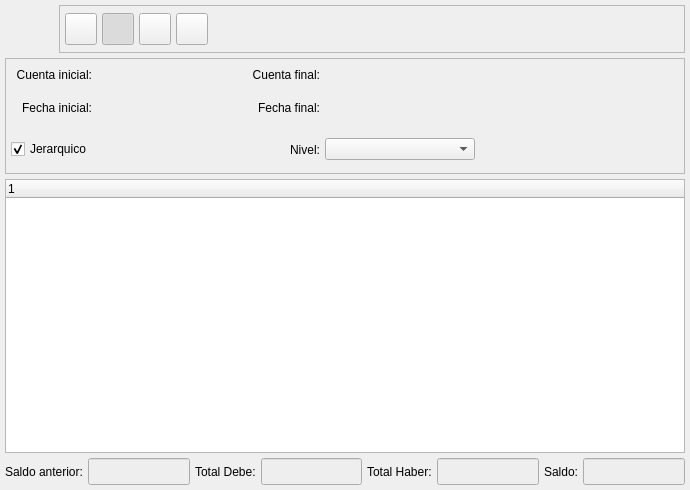
<ui version="4.0" >
 <author>Tomeu Borras Riera</author>
 <class>BalanceTreeBase</class>
 <widget class="QWidget" name="BalanceTreeBase" >
  <property name="geometry" >
   <rect>
    <x>0</x>
    <y>0</y>
    <width>690</width>
    <height>490</height>
   </rect>
  </property>
  <property name="windowTitle" >
   <string>Balance jerarquico de Cuentas</string>
  </property>
  <property name="windowIcon" >
   <iconset resource="../../../bulmages.qrc" >:/BulmaCont32x32/images/png/i_arbolBalance.xpm</iconset>
  </property>
  <layout class="QVBoxLayout" >
   <property name="spacing" >
    <number>5</number>
   </property>
   <property name="leftMargin" >
    <number>5</number>
   </property>
   <property name="topMargin" >
    <number>5</number>
   </property>
   <property name="rightMargin" >
    <number>5</number>
   </property>
   <property name="bottomMargin" >
    <number>5</number>
   </property>
   <item>
    <layout class="QHBoxLayout" >
     <property name="spacing" >
      <number>6</number>
     </property>
     <property name="leftMargin" >
      <number>0</number>
     </property>
     <property name="topMargin" >
      <number>0</number>
     </property>
     <property name="rightMargin" >
      <number>0</number>
     </property>
     <property name="bottomMargin" >
      <number>0</number>
     </property>
     <item>
      <widget class="QLabel" name="pixmapLabel1" >
       <property name="sizePolicy" >
        <sizepolicy vsizetype="Fixed" hsizetype="Fixed" >
         <horstretch>0</horstretch>
         <verstretch>0</verstretch>
        </sizepolicy>
       </property>
       <property name="minimumSize" >
        <size>
         <width>48</width>
         <height>48</height>
        </size>
       </property>
       <property name="maximumSize" >
        <size>
         <width>48</width>
         <height>48</height>
        </size>
       </property>
       <property name="pixmap" >
        <pixmap resource="../../../bulmages.qrc" >:/BulmaCont32x32/images/png/i_arbolBalance.xpm</pixmap>
       </property>
       <property name="scaledContents" >
        <bool>true</bool>
       </property>
      </widget>
     </item>
     <item>
      <widget class="QFrame" name="frame_3" >
       <property name="sizePolicy" >
        <sizepolicy vsizetype="Expanding" hsizetype="Expanding" >
         <horstretch>0</horstretch>
         <verstretch>0</verstretch>
        </sizepolicy>
       </property>
       <property name="maximumSize" >
        <size>
         <width>16777215</width>
         <height>48</height>
        </size>
       </property>
       <property name="frameShape" >
        <enum>QFrame::StyledPanel</enum>
       </property>
       <property name="frameShadow" >
        <enum>QFrame::Raised</enum>
       </property>
       <layout class="QHBoxLayout" >
        <property name="spacing" >
         <number>5</number>
        </property>
        <property name="leftMargin" >
         <number>5</number>
        </property>
        <property name="topMargin" >
         <number>5</number>
        </property>
        <property name="rightMargin" >
         <number>5</number>
        </property>
        <property name="bottomMargin" >
         <number>5</number>
        </property>
        <item>
         <widget class="QToolButton" name="mui_imprimir" >
          <property name="minimumSize" >
           <size>
            <width>32</width>
            <height>32</height>
           </size>
          </property>
          <property name="maximumSize" >
           <size>
            <width>32</width>
            <height>32</height>
           </size>
          </property>
          <property name="toolTip" >
           <string>Imprimir</string>
          </property>
          <property name="whatsThis" >
           <string>Imprimir</string>
          </property>
          <property name="text" >
           <string/>
          </property>
          <property name="icon" >
           <iconset resource="../../../bulmages.qrc" >:/Images/document-print.svg</iconset>
          </property>
          <property name="iconSize" >
           <size>
            <width>22</width>
            <height>22</height>
           </size>
          </property>
         </widget>
        </item>
        <item>
         <widget class="QToolButton" name="mui_filtrar" >
          <property name="minimumSize" >
           <size>
            <width>32</width>
            <height>32</height>
           </size>
          </property>
          <property name="maximumSize" >
           <size>
            <width>32</width>
            <height>32</height>
           </size>
          </property>
          <property name="toolTip" >
           <string>Filtrar</string>
          </property>
          <property name="whatsThis" >
           <string>Filtrar</string>
          </property>
          <property name="text" >
           <string/>
          </property>
          <property name="icon" >
           <iconset resource="../../../bulmages.qrc" >:/BulmaCont32x32/images/png/i_filter.xpm</iconset>
          </property>
          <property name="iconSize" >
           <size>
            <width>22</width>
            <height>22</height>
           </size>
          </property>
          <property name="checkable" >
           <bool>true</bool>
          </property>
          <property name="checked" >
           <bool>true</bool>
          </property>
         </widget>
        </item>
        <item>
         <widget class="QToolButton" name="mui_actualizar" >
          <property name="minimumSize" >
           <size>
            <width>32</width>
            <height>32</height>
           </size>
          </property>
          <property name="maximumSize" >
           <size>
            <width>32</width>
            <height>32</height>
           </size>
          </property>
          <property name="toolTip" >
           <string>Actualizar</string>
          </property>
          <property name="whatsThis" >
           <string>Actualizar</string>
          </property>
          <property name="text" >
           <string/>
          </property>
          <property name="icon" >
           <iconset resource="../../../bulmages.qrc" >:/Images/view-refresh.svg</iconset>
          </property>
          <property name="iconSize" >
           <size>
            <width>22</width>
            <height>22</height>
           </size>
          </property>
          <property name="checkable" >
           <bool>false</bool>
          </property>
          <property name="checked" >
           <bool>false</bool>
          </property>
         </widget>
        </item>
        <item>
         <widget class="QToolButton" name="mui_hojacalculo" >
          <property name="minimumSize" >
           <size>
            <width>32</width>
            <height>32</height>
           </size>
          </property>
          <property name="maximumSize" >
           <size>
            <width>32</width>
            <height>32</height>
           </size>
          </property>
          <property name="toolTip" >
           <string>Exportar a Hoja de Calculo</string>
          </property>
          <property name="whatsThis" >
           <string>Exportar a Hoja de Calculo</string>
          </property>
          <property name="text" >
           <string/>
          </property>
          <property name="icon" >
           <iconset resource="../../../bulmages.qrc" >:/BulmaCont32x32/images/png/i_estadisticas.xpm</iconset>
          </property>
          <property name="iconSize" >
           <size>
            <width>22</width>
            <height>22</height>
           </size>
          </property>
          <property name="checkable" >
           <bool>false</bool>
          </property>
          <property name="checked" >
           <bool>false</bool>
          </property>
         </widget>
        </item>
        <item>
         <spacer>
          <property name="orientation" >
           <enum>Qt::Horizontal</enum>
          </property>
          <property name="sizeType" >
           <enum>QSizePolicy::Expanding</enum>
          </property>
          <property name="sizeHint" >
           <size>
            <width>331</width>
            <height>34</height>
           </size>
          </property>
         </spacer>
        </item>
       </layout>
      </widget>
     </item>
    </layout>
   </item>
   <item>
    <widget class="QFrame" name="frame" >
     <property name="sizePolicy" >
      <sizepolicy vsizetype="Minimum" hsizetype="Preferred" >
       <horstretch>0</horstretch>
       <verstretch>0</verstretch>
      </sizepolicy>
     </property>
     <property name="frameShape" >
      <enum>QFrame::StyledPanel</enum>
     </property>
     <property name="frameShadow" >
      <enum>QFrame::Raised</enum>
     </property>
     <layout class="QGridLayout" >
      <property name="leftMargin" >
       <number>5</number>
      </property>
      <property name="topMargin" >
       <number>5</number>
      </property>
      <property name="rightMargin" >
       <number>5</number>
      </property>
      <property name="bottomMargin" >
       <number>5</number>
      </property>
      <property name="horizontalSpacing" >
       <number>5</number>
      </property>
      <property name="verticalSpacing" >
       <number>5</number>
      </property>
      <item row="0" column="4" >
       <spacer>
        <property name="orientation" >
         <enum>Qt::Horizontal</enum>
        </property>
        <property name="sizeType" >
         <enum>QSizePolicy::Expanding</enum>
        </property>
        <property name="sizeHint" >
         <size>
          <width>174</width>
          <height>21</height>
         </size>
        </property>
       </spacer>
      </item>
      <item row="0" column="3" >
       <widget class="BcBuscarCuenta" native="1" name="m_codigofinal" >
        <property name="minimumSize" >
         <size>
          <width>150</width>
          <height>0</height>
         </size>
        </property>
       </widget>
      </item>
      <item row="1" column="3" >
       <widget class="BlDateSearch" native="1" name="m_fechafinal1" >
        <property name="minimumSize" >
         <size>
          <width>150</width>
          <height>0</height>
         </size>
        </property>
       </widget>
      </item>
      <item row="0" column="2" >
       <widget class="QLabel" name="TextLabel1_2" >
        <property name="text" >
         <string>Cuenta final:</string>
        </property>
        <property name="alignment" >
         <set>Qt::AlignRight|Qt::AlignTrailing|Qt::AlignVCenter</set>
        </property>
       </widget>
      </item>
      <item row="1" column="2" >
       <widget class="QLabel" name="TextLabel1_2_2_2" >
        <property name="text" >
         <string>Fecha final:</string>
        </property>
        <property name="alignment" >
         <set>Qt::AlignRight|Qt::AlignTrailing|Qt::AlignVCenter</set>
        </property>
       </widget>
      </item>
      <item row="1" column="0" >
       <widget class="QLabel" name="TextLabel1_2_2" >
        <property name="text" >
         <string>Fecha inicial:</string>
        </property>
        <property name="alignment" >
         <set>Qt::AlignRight|Qt::AlignTrailing|Qt::AlignVCenter</set>
        </property>
       </widget>
      </item>
      <item row="1" column="1" >
       <widget class="BlDateSearch" native="1" name="m_fechainicial1" >
        <property name="minimumSize" >
         <size>
          <width>150</width>
          <height>0</height>
         </size>
        </property>
       </widget>
      </item>
      <item row="0" column="1" >
       <widget class="BcBuscarCuenta" native="1" name="m_codigoinicial" >
        <property name="minimumSize" >
         <size>
          <width>150</width>
          <height>0</height>
         </size>
        </property>
       </widget>
      </item>
      <item row="0" column="0" >
       <widget class="QLabel" name="TextLabel1" >
        <property name="text" >
         <string>Cuenta inicial:</string>
        </property>
        <property name="alignment" >
         <set>Qt::AlignRight|Qt::AlignTrailing|Qt::AlignVCenter</set>
        </property>
       </widget>
      </item>
      <item row="2" column="4" >
       <spacer>
        <property name="orientation" >
         <enum>Qt::Horizontal</enum>
        </property>
        <property name="sizeHint" >
         <size>
          <width>161</width>
          <height>37</height>
         </size>
        </property>
       </spacer>
      </item>
      <item row="1" column="4" >
       <spacer>
        <property name="orientation" >
         <enum>Qt::Horizontal</enum>
        </property>
        <property name="sizeType" >
         <enum>QSizePolicy::Expanding</enum>
        </property>
        <property name="sizeHint" >
         <size>
          <width>161</width>
          <height>36</height>
         </size>
        </property>
       </spacer>
      </item>
      <item row="2" column="2" >
       <widget class="QLabel" name="textLabel1_2" >
        <property name="text" >
         <string>Nivel:</string>
        </property>
        <property name="alignment" >
         <set>Qt::AlignRight|Qt::AlignTrailing|Qt::AlignVCenter</set>
        </property>
       </widget>
      </item>
      <item row="2" column="3" >
       <widget class="QComboBox" name="combonivel" >
        <property name="minimumSize" >
         <size>
          <width>150</width>
          <height>0</height>
         </size>
        </property>
       </widget>
      </item>
      <item row="2" column="0" >
       <widget class="QCheckBox" name="mui_jerarquico" >
        <property name="text" >
         <string>Jerarquico</string>
        </property>
        <property name="checked" >
         <bool>true</bool>
        </property>
       </widget>
      </item>
     </layout>
    </widget>
   </item>
   <item>
    <widget class="QTreeWidget" name="listado" >
     <column>
      <property name="text" >
       <string>1</string>
      </property>
     </column>
    </widget>
   </item>
   <item>
    <layout class="QHBoxLayout" >
     <property name="spacing" >
      <number>5</number>
     </property>
     <property name="leftMargin" >
      <number>0</number>
     </property>
     <property name="topMargin" >
      <number>0</number>
     </property>
     <property name="rightMargin" >
      <number>0</number>
     </property>
     <property name="bottomMargin" >
      <number>0</number>
     </property>
     <item>
      <spacer>
       <property name="orientation" >
        <enum>Qt::Horizontal</enum>
       </property>
       <property name="sizeType" >
        <enum>QSizePolicy::Expanding</enum>
       </property>
       <property name="sizeHint" >
        <size>
         <width>16</width>
         <height>25</height>
        </size>
       </property>
      </spacer>
     </item>
     <item>
      <widget class="QLabel" name="TextLabel2" >
       <property name="frameShape" >
        <enum>QFrame::NoFrame</enum>
       </property>
       <property name="frameShadow" >
        <enum>QFrame::Plain</enum>
       </property>
       <property name="text" >
        <string>Saldo anterior:</string>
       </property>
      </widget>
     </item>
     <item>
      <widget class="QLineEdit" name="totalsaldoant" >
       <property name="palette" >
        <palette>
         <active>
          <colorrole role="Base" >
           <brush brushstyle="SolidPattern" >
            <color alpha="255" >
             <red>238</red>
             <green>238</green>
             <blue>238</blue>
            </color>
           </brush>
          </colorrole>
         </active>
         <inactive>
          <colorrole role="Base" >
           <brush brushstyle="SolidPattern" >
            <color alpha="255" >
             <red>238</red>
             <green>238</green>
             <blue>238</blue>
            </color>
           </brush>
          </colorrole>
         </inactive>
         <disabled>
          <colorrole role="Base" >
           <brush brushstyle="SolidPattern" >
            <color alpha="255" >
             <red>255</red>
             <green>255</green>
             <blue>255</blue>
            </color>
           </brush>
          </colorrole>
         </disabled>
        </palette>
       </property>
       <property name="font" >
        <font>
         <pointsize>12</pointsize>
         <weight>75</weight>
         <bold>true</bold>
        </font>
       </property>
       <property name="alignment" >
        <set>Qt::AlignRight</set>
       </property>
       <property name="readOnly" >
        <bool>true</bool>
       </property>
      </widget>
     </item>
     <item>
      <widget class="QLabel" name="TextLabel2_2" >
       <property name="frameShape" >
        <enum>QFrame::NoFrame</enum>
       </property>
       <property name="frameShadow" >
        <enum>QFrame::Plain</enum>
       </property>
       <property name="text" >
        <string>Total Debe:</string>
       </property>
      </widget>
     </item>
     <item>
      <widget class="QLineEdit" name="totaldebe" >
       <property name="palette" >
        <palette>
         <active>
          <colorrole role="Base" >
           <brush brushstyle="SolidPattern" >
            <color alpha="255" >
             <red>238</red>
             <green>238</green>
             <blue>238</blue>
            </color>
           </brush>
          </colorrole>
         </active>
         <inactive>
          <colorrole role="Base" >
           <brush brushstyle="SolidPattern" >
            <color alpha="255" >
             <red>238</red>
             <green>238</green>
             <blue>238</blue>
            </color>
           </brush>
          </colorrole>
         </inactive>
         <disabled>
          <colorrole role="Base" >
           <brush brushstyle="SolidPattern" >
            <color alpha="255" >
             <red>255</red>
             <green>255</green>
             <blue>255</blue>
            </color>
           </brush>
          </colorrole>
         </disabled>
        </palette>
       </property>
       <property name="font" >
        <font>
         <pointsize>12</pointsize>
         <weight>75</weight>
         <bold>true</bold>
        </font>
       </property>
       <property name="alignment" >
        <set>Qt::AlignRight</set>
       </property>
       <property name="readOnly" >
        <bool>true</bool>
       </property>
      </widget>
     </item>
     <item>
      <widget class="QLabel" name="TextLabel2_3" >
       <property name="frameShape" >
        <enum>QFrame::NoFrame</enum>
       </property>
       <property name="frameShadow" >
        <enum>QFrame::Plain</enum>
       </property>
       <property name="text" >
        <string>Total Haber:</string>
       </property>
      </widget>
     </item>
     <item>
      <widget class="QLineEdit" name="totalhaber" >
       <property name="palette" >
        <palette>
         <active>
          <colorrole role="Base" >
           <brush brushstyle="SolidPattern" >
            <color alpha="255" >
             <red>238</red>
             <green>238</green>
             <blue>238</blue>
            </color>
           </brush>
          </colorrole>
         </active>
         <inactive>
          <colorrole role="Base" >
           <brush brushstyle="SolidPattern" >
            <color alpha="255" >
             <red>238</red>
             <green>238</green>
             <blue>238</blue>
            </color>
           </brush>
          </colorrole>
         </inactive>
         <disabled>
          <colorrole role="Base" >
           <brush brushstyle="SolidPattern" >
            <color alpha="255" >
             <red>255</red>
             <green>255</green>
             <blue>255</blue>
            </color>
           </brush>
          </colorrole>
         </disabled>
        </palette>
       </property>
       <property name="font" >
        <font>
         <pointsize>12</pointsize>
         <weight>75</weight>
         <bold>true</bold>
        </font>
       </property>
       <property name="alignment" >
        <set>Qt::AlignRight</set>
       </property>
       <property name="readOnly" >
        <bool>true</bool>
       </property>
      </widget>
     </item>
     <item>
      <widget class="QLabel" name="TextLabel2_4" >
       <property name="frameShape" >
        <enum>QFrame::NoFrame</enum>
       </property>
       <property name="frameShadow" >
        <enum>QFrame::Plain</enum>
       </property>
       <property name="text" >
        <string>Saldo:</string>
       </property>
      </widget>
     </item>
     <item>
      <widget class="QLineEdit" name="totalsaldo" >
       <property name="palette" >
        <palette>
         <active>
          <colorrole role="Base" >
           <brush brushstyle="SolidPattern" >
            <color alpha="255" >
             <red>238</red>
             <green>238</green>
             <blue>238</blue>
            </color>
           </brush>
          </colorrole>
         </active>
         <inactive>
          <colorrole role="Base" >
           <brush brushstyle="SolidPattern" >
            <color alpha="255" >
             <red>238</red>
             <green>238</green>
             <blue>238</blue>
            </color>
           </brush>
          </colorrole>
         </inactive>
         <disabled>
          <colorrole role="Base" >
           <brush brushstyle="SolidPattern" >
            <color alpha="255" >
             <red>255</red>
             <green>255</green>
             <blue>255</blue>
            </color>
           </brush>
          </colorrole>
         </disabled>
        </palette>
       </property>
       <property name="font" >
        <font>
         <pointsize>12</pointsize>
         <weight>75</weight>
         <bold>true</bold>
        </font>
       </property>
       <property name="alignment" >
        <set>Qt::AlignRight</set>
       </property>
       <property name="readOnly" >
        <bool>true</bool>
       </property>
      </widget>
     </item>
    </layout>
   </item>
  </layout>
 </widget>
 <layoutdefault spacing="2" margin="5" />
 <customwidgets>
  <customwidget>
   <class>BlDateSearch</class>
   <extends>QWidget</extends>
   <header>../../../bulmalib/src/bldatesearch.h</header>
  </customwidget>
  <customwidget>
   <class>BcBuscarCuenta</class>
   <extends>QWidget</extends>
   <header>bcbuscarcuenta.h</header>
  </customwidget>
 </customwidgets>
 <resources>
  <include location="../../../bulmages.qrc" />
 </resources>
 <connections>
  <connection>
   <sender>mui_filtrar</sender>
   <signal>toggled(bool)</signal>
   <receiver>frame</receiver>
   <slot>setShown(bool)</slot>
   <hints>
    <hint type="sourcelabel" >
     <x>148</x>
     <y>36</y>
    </hint>
    <hint type="destinationlabel" >
     <x>219</x>
     <y>66</y>
    </hint>
   </hints>
  </connection>
 </connections>
</ui>
